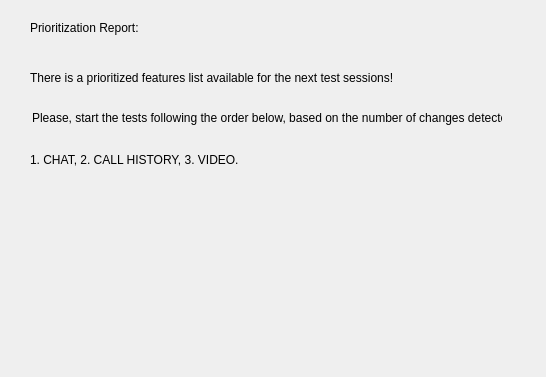
<?xml version="1.0" encoding="UTF-8"?>
<ui version="4.0">
 <class>ReportWindow</class>
 <widget class="QDialog" name="ReportWindow">
  <property name="geometry">
   <rect>
    <x>0</x>
    <y>0</y>
    <width>546</width>
    <height>377</height>
   </rect>
  </property>
  <property name="windowTitle">
   <string>Prioritization Report</string>
  </property>
  <widget class="QLabel" name="labelPrio">
   <property name="geometry">
    <rect>
     <x>30</x>
     <y>20</y>
     <width>111</width>
     <height>16</height>
    </rect>
   </property>
   <property name="text">
    <string>Prioritization Report:</string>
   </property>
  </widget>
  <widget class="QLabel" name="label_FeaturesAvailable">
   <property name="geometry">
    <rect>
     <x>30</x>
     <y>70</y>
     <width>481</width>
     <height>16</height>
    </rect>
   </property>
   <property name="text">
    <string>There is a prioritized features list available for the next test sessions!</string>
   </property>
  </widget>
  <widget class="QLabel" name="label_PrioFeaList">
   <property name="geometry">
    <rect>
     <x>30</x>
     <y>150</y>
     <width>221</width>
     <height>20</height>
    </rect>
   </property>
   <property name="styleSheet">
    <string notr="true">font: 75 8pt &quot;MS Shell Dlg 2&quot;;</string>
   </property>
   <property name="text">
    <string>1. CHAT, 2. CALL HISTORY, 3. VIDEO.</string>
   </property>
  </widget>
  <widget class="QLabel" name="label_Message">
   <property name="geometry">
    <rect>
     <x>32</x>
     <y>110</y>
     <width>470</width>
     <height>16</height>
    </rect>
   </property>
   <property name="text">
    <string>Please, start the tests following the order below, based on the number of changes detected:</string>
   </property>
  </widget>
 </widget>
 <resources/>
 <connections/>
</ui>
